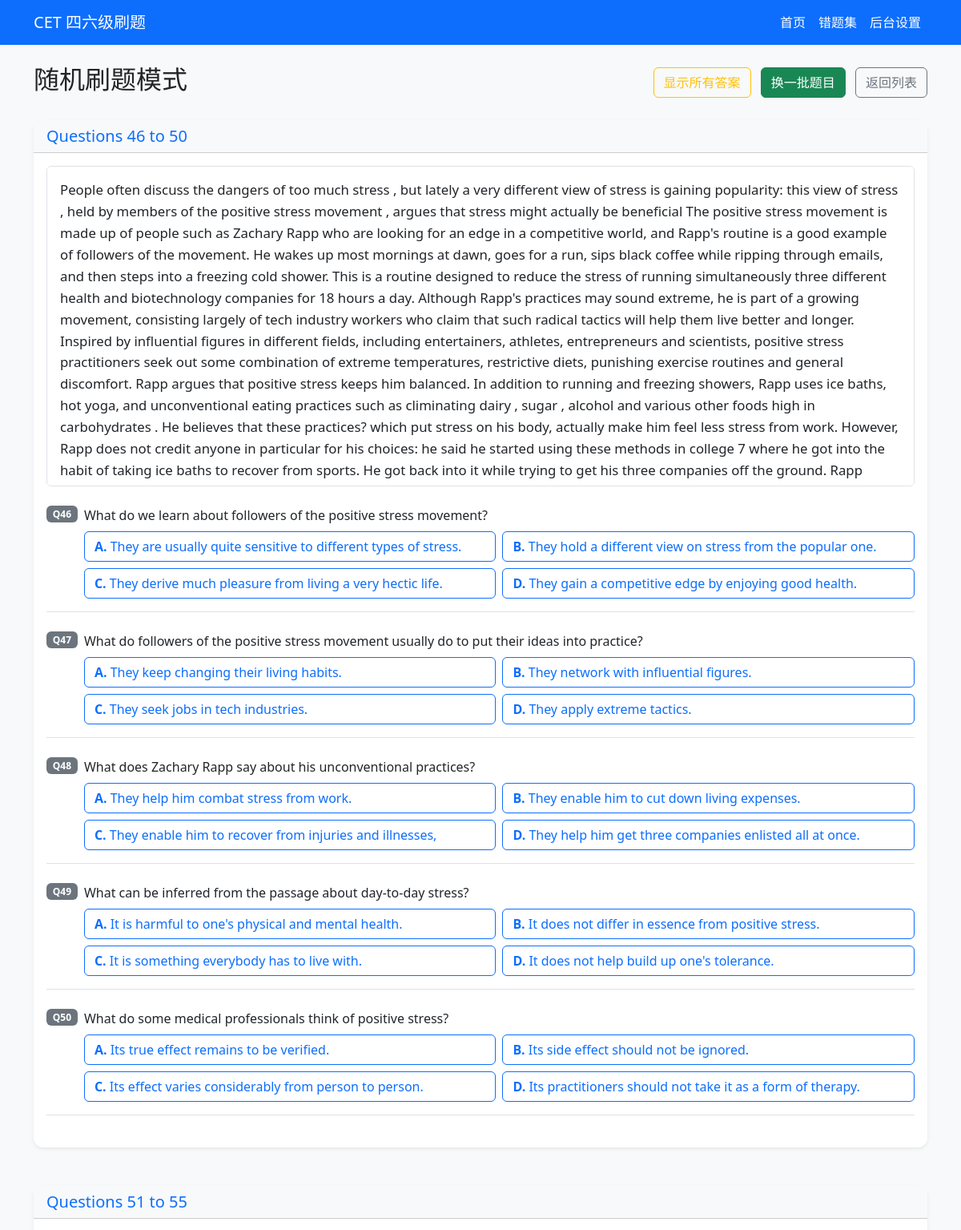
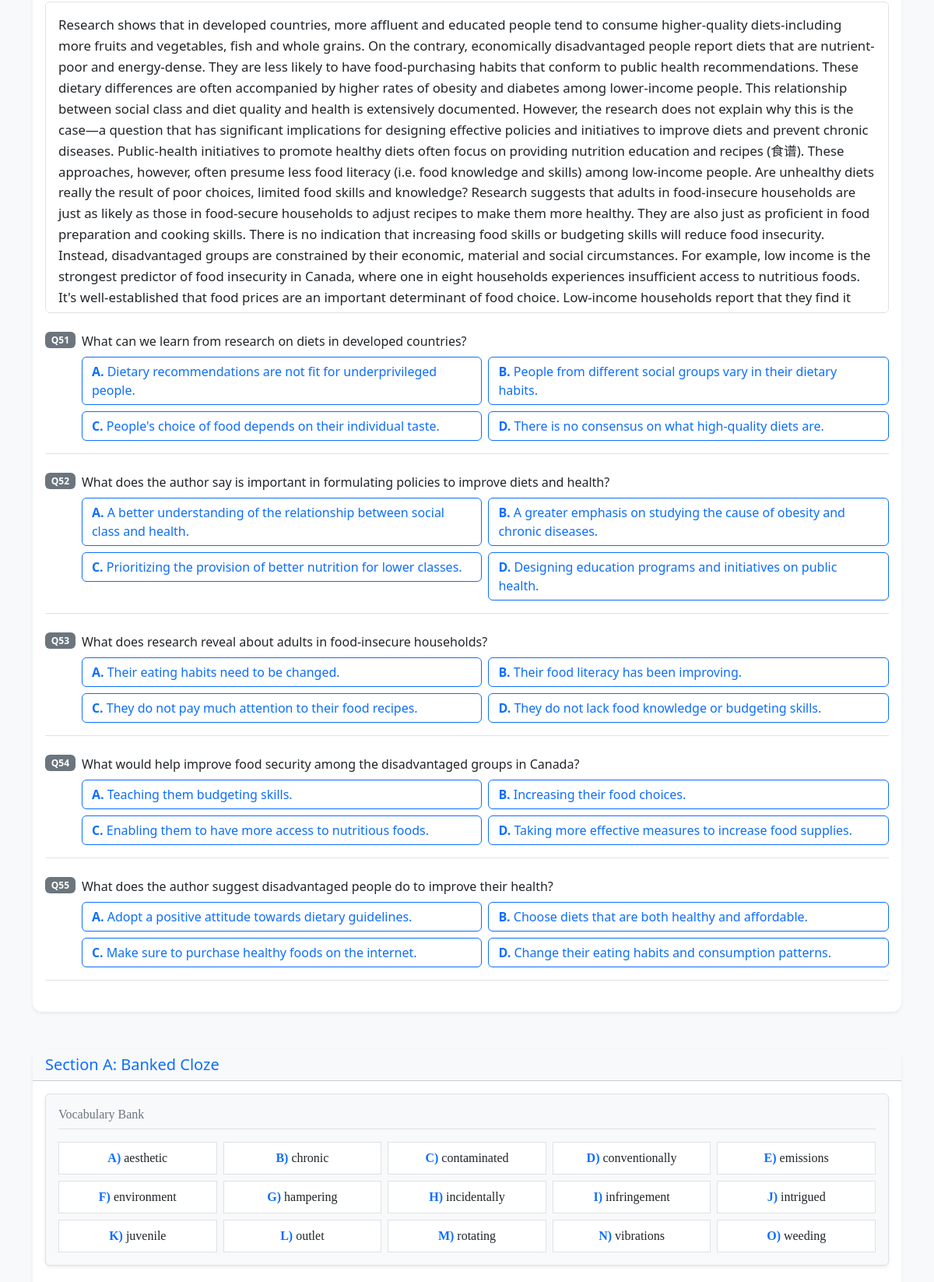
The app's page /random_practice (upper part) with its own data (2 pictures, top to bottom).
### models.py (models this page shows, shortened)
class QuestionGroup(db.Model):
    id = db.Column(db.Integer, primary_key=True)
    source_file = db.Column(db.String(100), nullable=False)
    title = db.Column(db.String(200)) # e.g., "Questions 16 to 18"
    passage = db.Column(db.Text) # The passage or paragraph text
    group_type = db.Column(db.String(50)) # listening, cloze, matching, reading
    audio_start = db.Column(db.Float) # listening only: seconds into the paper's MP3 where this group starts
    transcript = db.Column(db.Text) # listening only: the recording's script, from the answer key
    questions = db.relationship('Question', backref='group', lazy=True, cascade="all, delete-orphan")

class Question(db.Model):
    id = db.Column(db.Integer, primary_key=True)
    group_id = db.Column(db.Integer, db.ForeignKey('question_group.id'))
    source_file = db.Column(db.String(100), nullable=False)
    section = db.Column(db.String(100))
    content = db.Column(db.Text, nullable=False)
    q_number = db.Column(db.Integer)
    correct_answer = db.Column(db.String(10)) # A, B, C... or Paragraph Letter
    explanation = db.Column(db.Text) # New field for detailed explanation
    options = db.relationship('Option', backref='question', lazy=True, cascade="all, delete-orphan",
                              order_by='Option.label')

### app.py (the view)
@app.route('/random_practice')
def random_practice():
    import random
    all_groups = QuestionGroup.query.all()
    level = request.args.get('level')
    if level:
        all_groups = [g for g in all_groups if level_of(g.source_file) == level]
    has_audio = audio_for(all_groups)
    all_groups = [g for g in all_groups if g.group_type != 'listening' or has_audio[g.source_file]]
    if not all_groups:
        return redirect(url_for('index'))
    sample_size = min(len(all_groups), 5)
    random_groups = random.sample(all_groups, sample_size)
    return render_template('practice.html', groups=random_groups, filename="随机刷题模式", mode='random',
                           audio_files=has_audio, level=level)

### app.py (called while the page is built)
def audio_for(groups):
    available = set(os.listdir(AUDIO_DIR)) if os.path.isdir(AUDIO_DIR) else set()
    result = {}
    for g in groups:
        mp3 = os.path.splitext(g.source_file)[0] + '.mp3'
        result[g.source_file] = mp3 if mp3 in available else None
    return result

### parser.py (called while the page is built)
def clean_noise(text):
    text = re.sub(r'(?:\b\d{1,3}\s*)?[·•]\s*\d{4}\s*年\s*\d{1,2}\s*月\s*[四六]级真题\s*[（(][^()（）\n]{1,12}[)）]\s*[·•]', '', text)
    text = re.sub(r'pastpapers\.cn', '', text, flags=re.IGNORECASE)
    text = re.sub(r'·\d{4}年\d{1,2}月四级真题\(.*?\)\s*·\s*\d+', '', text)
    text = re.sub(r'\d{4}\s*年\s*\d{1,2}\s*月四级真题第\s*\d+\s*套\s*第\s*\d+\s*页，共\s*\d+\s*页', '', text)
    text = re.sub(r'\n\s*第\s*\d+\s*页.*?\n', '\n', text)
    return text

### templates/practice.html (shortened to what this page needs)
{% extends "base.html" %}
{% block content %}
<div class="d-flex justify-content-between align-items-center mb-4">
    <h2>{{ filename }}</h2>
    <div>
        <button id="show-all-answers" class="btn btn-outline-warning me-2">显示所有答案</button>
        {% if mode == 'random' %}
        <a href="{{ url_for('random_practice', level=level) if level else url_for('random_practice') }}" class="btn btn-success me-2">换一批题目</a>
        {% endif %}
        <a href="/" class="btn btn-outline-secondary">返回列表</a>
    </div>
</div>
<div id="groups-container">
    {% for group in groups %}
    <div class="card group-card mb-5 shadow-sm">
        <div class="card-header bg-light">
            <h5 class="mb-0 text-primary">{{ group.title }}</h5>
        </div>
        <div class="card-body">
            {% if group.group_type == 'cloze' %}
                <div class="vocabulary-bank p-3 mb-4 bg-light border rounded shadow-sm">
                    <h6 class="text-secondary border-bottom pb-2 mb-3"> Vocabulary Bank</h6>
                    <div class="row row-cols-2 row-cols-md-3 row-cols-lg-5 g-2">
                        {% for opt in group.questions[0].options %}
                        <div class="col">
                            <div class="p-2 border bg-white rounded-sm text-center">
                                <strong class="text-primary">{{ opt.label }})</strong> {{ opt.text|clean_exam_text }}
                            </div>
                        </div>
                        {% endfor %}
                    </div>
                </div>
            {% endif %}
            {% if group.passage and group.passage != "Audio context required." %}
            <div class="passage-box p-3 bg-white border rounded mb-4" style="max-height: 400px; overflow-y: auto; white-space: pre-wrap;">{{ group.passage|clean_exam_text }}</div>
            {% endif %}
            <div class="questions-list">
                {% for q in group.questions %}
                <div class="question-item mb-4 pb-3 border-bottom" data-q-id="{{ q.id }}">
                    <div class="d-flex">
                        <span class="badge bg-secondary me-2 h-100">Q{{ q.q_number }}</span>
                        <div class="flex-grow-1">
                            <p class="mb-2">{{ q.content|clean_exam_text }}</p>
                            <div class="options-container">
                                {% if group.group_type == 'matching' %}
                                    <div class="input-group mb-2" style="max-width: 200px;">
                                        <span class="input-group-text">对应段落字母</span>
                                        <input type="text" class="form-control matching-input" placeholder="如: A" maxlength="2">
                                        <button class="btn btn-primary submit-btn">提交</button>
                                    </div>
                                {% elif group.group_type == 'cloze' %}
                                    <div class="input-group mb-2" style="max-width: 200px;">
                                        <select class="form-select cloze-select">
                                            <option value="">选择选项...</option>
                                            {% for opt in q.options %}
                                            <option value="{{ opt.label }}">{{ opt.label }}</option>
                                            {% endfor %}
                                        </select>
                                        <button class="btn btn-primary submit-btn">提交</button>
                                    </div>
                                {% else %}
                                    <div class="row row-cols-1 row-cols-md-2 g-2">
                                        {% for opt in q.options %}
                                        <div class="col">
                                            <button class="btn btn-outline-primary w-100 text-start mcq-btn" data-label="{{ opt.label }}">
                                                <strong>{{ opt.label }}.</strong> {{ opt.text|clean_exam_text }}
                                            </button>
                                        </div>
                                        {% endfor %}
                                    </div>
                                {% endif %}
                            </div>
                        </div>
                    </div>
                </div>
                {% endfor %}
            </div>
        </div>
    </div>
    {% endfor %}
</div>
{% endblock %}

### templates/base.html (shortened to what this page needs)
<!DOCTYPE html>
<html lang="zh">
<head>
    <link href="https://cdn.jsdelivr.net/npm/bootstrap@5.3.0/dist/css/bootstrap.min.css" rel="stylesheet">
</head>
<body>
    <nav class="navbar navbar-expand-lg mb-4" data-bs-theme="dark">
        <div class="container">
            <a class="navbar-brand" href="/">CET 四六级刷题</a>
            <div class="collapse navbar-collapse" id="main-navigation">
                <ul class="navbar-nav ms-auto">
                    <li class="nav-item"><a class="nav-link" href="/">首页</a></li>
                    <li class="nav-item"><a class="nav-link" href="/wrong_questions">错题集</a></li>
                    <li class="nav-item"><a class="nav-link" href="/admin">后台设置</a></li>
                </ul>
            </div>
        </div>
    </nav>
    <div class="container">
        {% block content %}{% endblock %}
    </div>
</body>
</html>

### templates/base.html (style rules this page uses)
body { background-color: #f8f9fa; font-family: 'Segoe UI', Tahoma, Geneva, Verdana, sans-serif; }
.navbar { background-color: #0d6efd; }
.navbar .navbar-brand, .navbar .nav-link { color: white; }
.card { border-radius: 12px; border: none; box-shadow: 0 4px 6px rgba(0,0,0,0.1); margin-bottom: 20px; }

### templates/practice.html (style rules this page uses)
.passage-box { line-height: 1.6; font-size: 1.05rem; }
.btn-success { color: white !important; }
.vocabulary-bank { font-family: 'Times New Roman', serif; }
.vocabulary-bank .border { transition: all 0.2s; }

### records on screen
QuestionGroup: title "Questions 46 to 50", passage|clean_exam_text "People often discuss the dangers of too much stress , but lately a very different view of stress is gaining popularity: this view of stress , held by members of the positive stress movement , argues that stress might actually be beneficial The positive stress movement is made up of people such as Zachary Rapp who are looking for an edge in a competitive world, and Rapp's routine is a good example of followers of the movement. He wakes up most mornings at dawn, goes for a run, sips black coffee while ripping through emails, and then steps into a freezing cold shower. This is a routine designed to reduce the stress of running simultaneously three different health and biotechnology companies…"
Question: q_number "46", content|clean_exam_text "What do we learn about followers of the positive stress movement?", label "A" "B" "C" "D", text|clean_exam_text "They are usually quite sensitive to different types of stress." "They hold a different view on stress from the popular one." "They derive much pleasure from living a very hectic life." "They gain a competitive edge by enjoying good health."
Question: q_number "47", content|clean_exam_text "What do followers of the positive stress movement usually do to put their ideas into practice?", label "A" "B" "C" "D", text|clean_exam_text "They keep changing their living habits." "They network with influential figures." "They seek jobs in tech industries." "They apply extreme tactics."
Question: q_number "48", content|clean_exam_text "What does Zachary Rapp say about his unconventional practices?", label "A" "B" "C" "D", text|clean_exam_text "They help him combat stress from work." "They enable him to cut down living expenses." "They enable him to recover from injuries and illnesses," "They help him get three companies enlisted all at once."
Question: q_number "49", content|clean_exam_text "What can be inferred from the passage about day-to-day stress?", label "A" "B" "C" "D", text|clean_exam_text "It is harmful to one's physical and mental health." "It does not differ in essence from positive stress." "It is something everybody has to live with." "It does not help build up one's tolerance."
Question: q_number "50", content|clean_exam_text "What do some medical professionals think of positive stress?", label "A" "B" "C" "D", text|clean_exam_text "Its true effect remains to be verified." "Its side effect should not be ignored." "Its effect varies considerably from person to person." "Its practitioners should not take it as a form of therapy."
QuestionGroup: title "Questions 51 to 55", passage|clean_exam_text "Research shows that in developed countries, more affluent and educated people tend to consume higher-quality diets-including more fruits and vegetables, fish and whole grains. On the contrary, economically disadvantaged people report diets that are nutrient-poor and energy-dense. They are less likely to have food-purchasing habits that conform to public health recommendations. These dietary differences are often accompanied by higher rates of obesity and diabetes among lower-income people. This relationship between social class and diet quality and health is extensively documented. However, the research does not explain why this is the case—a question that has significant implications for…"
Question: q_number "51", content|clean_exam_text "What can we learn from research on diets in developed countries?", label "A" "B" "C" "D", text|clean_exam_text "Dietary recommendations are not fit for underprivileged people." "People from different social groups vary in their dietary habits." "People's choice of food depends on their individual taste." "There is no consensus on what high-quality diets are."
Question: q_number "52", content|clean_exam_text "What does the author say is important in formulating policies to improve diets and health?", label "A" "B" "C" "D", text|clean_exam_text "A better understanding of the relationship between social class and health." "A greater emphasis on studying the cause of obesity and chronic diseases." "Prioritizing the provision of better nutrition for lower classes." "Designing education programs and initiatives on public health."
Question: q_number "53", content|clean_exam_text "What does research reveal about adults in food-insecure households?", label "A" "B" "C" "D", text|clean_exam_text "Their eating habits need to be changed." "Their food literacy has been improving." "They do not pay much attention to their food recipes." "They do not lack food knowledge or budgeting skills."
Question: q_number "54", content|clean_exam_text "What would help improve food security among the disadvantaged groups in Canada?", label "A" "B" "C" "D", text|clean_exam_text "Teaching them budgeting skills." "Increasing their food choices." "Enabling them to have more access to nutritious foods." "Taking more effective measures to increase food supplies."
Question: q_number "55", content|clean_exam_text "What does the author suggest disadvantaged people do to improve their health?", label "A" "B" "C" "D", text|clean_exam_text "Adopt a positive attitude towards dietary guidelines." "Choose diets that are both healthy and affordable." "Make sure to purchase healthy foods on the internet." "Change their eating habits and consumption patterns."
QuestionGroup: title "Section A: Banked Cloze", label "A" "B" "C" "D" "E" "F" "G" "H" "I" "J" "K" "L" "M" "N" "O", text|clean_exam_text "aesthetic" "chronic" "contaminated" "conventionally" "emissions" "environment" "hampering" "incidentally" "infringement" "intrigued" "juvenile" "outlet" "rotating" "vibrations" "weeding"

### other values on screen
{{ filename }} "随机刷题模式"
